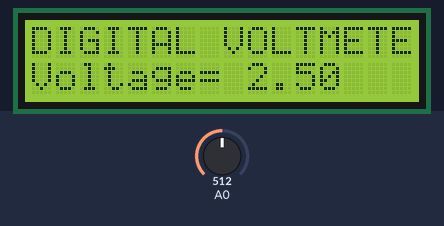
Bench run of a sketch on a simulated Arduino Uno, built with avr-gcc and run on an emulated ATmega328P. Shown: 16×2 character LCD. The inputs (shaded band) are chosen by the test bench; at power-on: A0 = 512. What the sketch prints to the serial monitor is not drawn.

Above: at 1.2 s.
1.3 s: A0 set to 716
At 2.1 s:
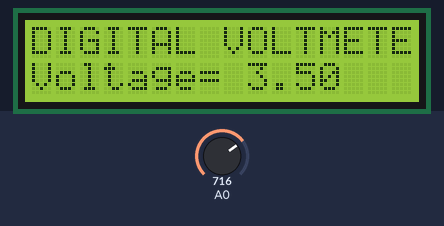
3.0 s: A0 set to 900
At 3.7 s:
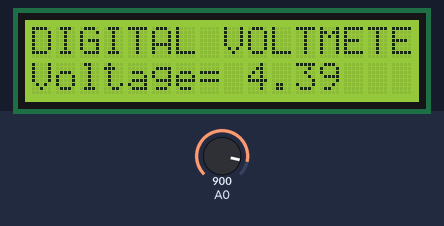
4.5 s: A0 set to 1023
At 5.3 s:
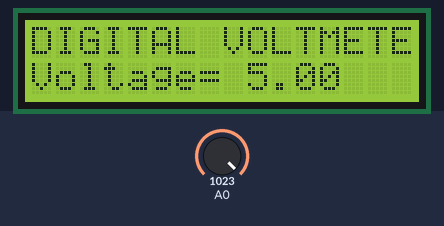
Timing chart, 0 to 7.5 s (numbered marks = the images above; inputs shaded):
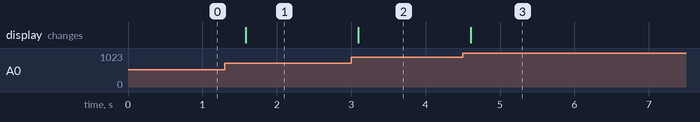

The sketch:

digital_voltmeter.ino
```cpp
// include the library code:
#include <LiquidCrystal.h>

// initialize the library with the numbers of the interface pins
LiquidCrystal lcd(8, 9, 4, 5, 6, 7);

float input_voltage = 0.0;
float temp=0.0;

void setup()
{
   Serial.begin(9600);     //  opens serial port, sets data rate to 9600 bps
   lcd.begin(16, 2);       //// set up the LCD's number of columns and rows:
   lcd.print("DIGITAL VOLTMETER");
}
void loop()
{

//Conversion formula for voltage

   int analog_value = analogRead(A0);
   input_voltage = (analog_value * 5.0) / 1024.0;


   if (input_voltage < 0.1)
   {
     input_voltage=0.0;
   }
    Serial.print("v= ");
    Serial.println(input_voltage);
    lcd.setCursor(0, 1);
    lcd.print("Voltage= ");
    lcd.print(input_voltage);
    delay(300);
}
```

Measured:
- after the input at 1.3 s, the display: changes after 0.28 s (image 1)
- after the input at 3.0 s, the display: changes after 0.09 s (image 2)
- after the input at 4.5 s, the display: changes after 0.11 s (image 3)
